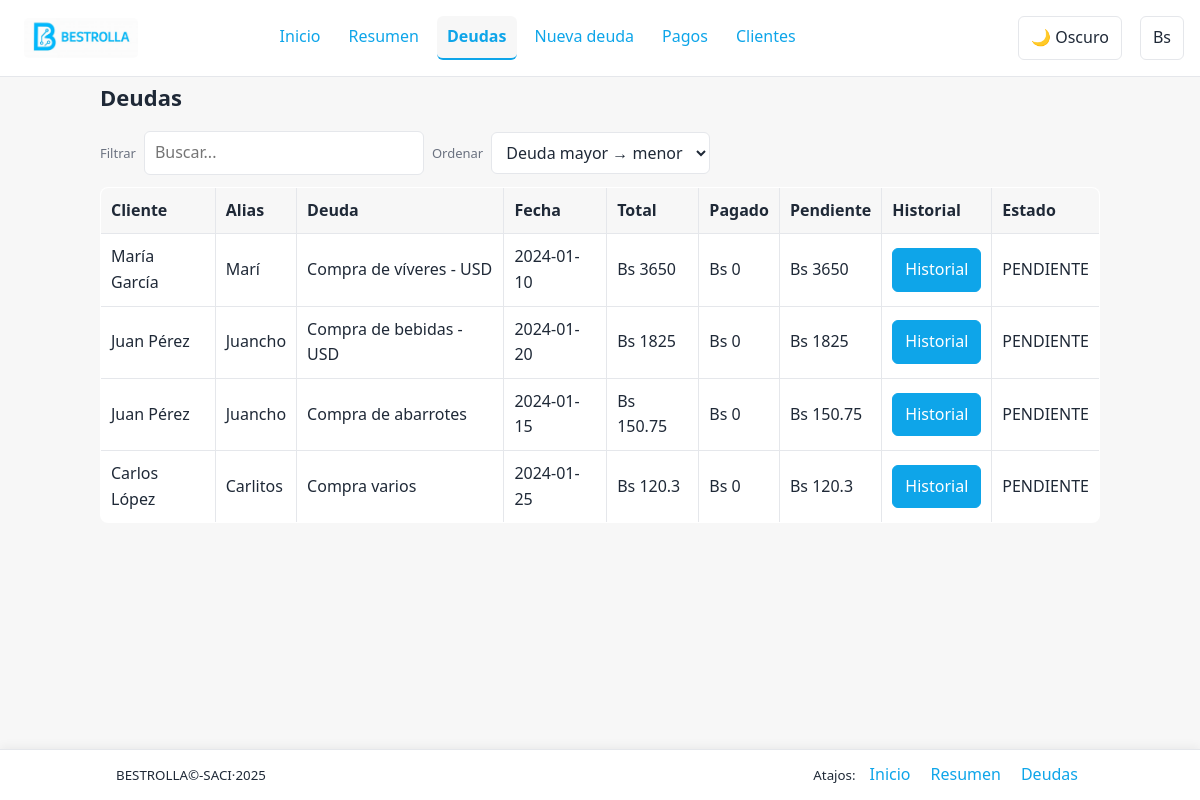
The app's page /index/vista/deudas.php with its own data.
### tables this page shows
CREATE TABLE Clientes (
    id_cliente INT PRIMARY KEY AUTO_INCREMENT,
    nombre VARCHAR(50) NOT NULL,
    apellido VARCHAR(50) NOT NULL,
    alias VARCHAR(50),
    fecha_registro DATE DEFAULT (CURRENT_DATE),
    estado ENUM('ACTIVO', 'INACTIVO') DEFAULT 'ACTIVO'
);

### index/logica/vistas.php (called while the page is built, shortened)
<?php
function listarDeudasPendientes(): array {
    $pdo = db();
    try {
        return $pdo->query('SELECT * FROM VistaDeudasClientes ORDER BY fecha_deuda DESC')->fetchAll();
    } catch (PDOException $e) {
        try {
            return $pdo->query('SELECT
                c.id_cliente,
                d.id_deuda,
                CONCAT(c.nombre, " ", c.apellido) AS nombre_completo,
                c.alias,
                d.descripcion,
                d.fecha_deuda,
                d.moneda,
                d.monto_total,
                d.tasa_dolar_dia,
                d.estado,
                COALESCE(SUM(
                    CASE
                        WHEN pg.moneda="USD" THEN (CASE WHEN d.moneda="USD" THEN pg.monto_pago ELSE pg.monto_pago * COALESCE(pg.tasa_dolar_dia,0) END)
                        ELSE (CASE WHEN d.moneda="USD" THEN (CASE WHEN COALESCE(pg.tasa_dolar_dia,0)>0 THEN pg.monto_pago/COALESCE(pg.tasa_dolar_dia,0) ELSE 0 END) ELSE pg.monto_pago END)
                    END
                ),0) AS total_pagado,
                ROUND(GREATEST(0, (d.monto_total - COALESCE(SUM(
                    CASE
                        WHEN pg.moneda="USD" THEN (CASE WHEN d.moneda="USD" THEN pg.monto_pago ELSE pg.monto_pago * COALESCE(pg.tasa_dolar_dia,0) END)
                        ELSE (CASE WHEN d.moneda="USD" THEN (CASE WHEN COALESCE(pg.tasa_dolar_dia,0)>0 THEN pg.monto_pago/COALESCE(pg.tasa_dolar_dia,0) ELSE 0 END) ELSE pg.monto_pago END)
                    END
                ),0))), 2) AS deuda_pendiente
            FROM Deudas d
            INNER JOIN Clientes c ON c.id_cliente=d.id_cliente
            LEFT JOIN Pagos pg ON pg.id_deuda=d.id_deuda
            GROUP BY c.id_cliente, d.id_deuda, c.nombre, c.apellido, c.alias, d.descripcion, d.fecha_deuda, d.moneda, d.monto_total, d.tasa_dolar_dia, d.estado
            ORDER BY d.fecha_deuda DESC')->fetchAll();
        } catch (PDOException $e2) {
            return [];
        }
    }
}

### index/logica/tasa.php (called while the page is built, shortened)
<?php
function obtenerTasaActual(): ?array {
    $pdo = db();
    try {
        $row = $pdo->query('SELECT * FROM VistaTasaActual')->fetch();
        if ($row) return $row;
    } catch (PDOException $e) {}
    return null;
}
?>

### index/vista/deudas.php (the view, shortened to what this page needs)
<?php
require __DIR__.'/../logica/vistas.php';
require __DIR__.'/../logica/tasa.php';
$deudas = listarDeudasPendientes();
$tasa = obtenerTasaActual();
$tasaActual = (float)($tasa['tasa_bolivares'] ?? 0);
?><!doctype html><html><head><meta charset="utf-8"><title>Deudas</title><link rel="stylesheet" href="assets/css/style.css"><script src="assets/js/main.js" defer></script></head><body>
<?php require __DIR__.'/partials/nav.php'; ?>
<div class="container">
<h1>Deudas</h1>
<div class="toolbar">
<label>Filtrar</label>
<input class="filter-input" data-target="#tbl-deudas" placeholder="Buscar...">
<label>Ordenar</label>
<select class="sort-input" data-target="#tbl-deudas">
  <option value="pend_desc">Deuda mayor → menor</option>
  </select>
</div>
<table id="tbl-deudas" border="1" cellpadding="6">
<tr>
<th>Cliente</th><th>Alias</th><th>Deuda</th><th>Fecha</th><th>Total</th><th>Pagado</th><th>Pendiente</th><th>Historial</th><th>Estado</th>
</tr>
<?php foreach($deudas as $d): ?>
<tr>
<td><?=htmlspecialchars((string)$d['nombre_completo'])?></td>
<td><?=htmlspecialchars((string)$d['alias'])?></td>
<td><?=htmlspecialchars((string)$d['descripcion'])?></td>
<td><?=htmlspecialchars((string)$d['fecha_deuda'])?></td>
<?php $tRow = $tasaActual; $mon = (string)($d['moneda'] ?? 'BS'); $mt = (float)($d['monto_total'] ?? 0); $bsTot = $mon==='USD' ? $mt * $tRow : $mt; $usdTot = $tRow>0 ? ($mon==='USD' ? $mt : $mt/$tRow) : 0; $pag = (float)($d['total_pagado'] ?? 0); $pen = (float)($d['deuda_pendiente'] ?? 0); if ((string)($d['estado'] ?? '') === 'PAGADA') { $pen = 0.0; } if ($pen < 0.005) { $pen = 0.0; } $pagBs = $mon==='USD' ? $pag * $tRow : $pag; $pagUsd = $mon==='USD' ? $pag : ($tRow>0 ? $pag/$tRow : 0); $penBs = max(0, ($mon==='USD' ? $pen * $tRow : $pen)); $penUsd = max(0, ($mon==='USD' ? $pen : ($tRow>0 ? $pen/$tRow : 0))); ?>
<td><span class="amount"><span class="bs"><?= 'Bs ' . htmlspecialchars((string)$bsTot)?></span><span class="usd"><?= '$ ' . htmlspecialchars(number_format((float)$usdTot,2,'.',''))?></span></span></td>
<td><span class="amount"><span class="bs"><?= 'Bs ' . htmlspecialchars((string)$pagBs)?></span><span class="usd"><?= '$ ' . htmlspecialchars(number_format((float)$pagUsd,2,'.',''))?></span></span></td>
<td><span class="amount"><span class="bs"><?= 'Bs ' . htmlspecialchars((string)$penBs)?></span><span class="usd"><?= '$ ' . htmlspecialchars(number_format((float)$penUsd,2,'.',''))?></span></span></td>
<?php $idC = (int)($d['id_cliente'] ?? 0); ?>
<td><button type="button" class="btn-historial" data-id-cliente="<?= $idC ? htmlspecialchars((string)$idC) : '' ?>" <?= $idC ? '' : 'disabled' ?>>Historial</button></td>
<?php $estado = (string)($d['estado'] ?? ''); if ($estado === 'VENCIDA') { $estado = 'PARCIAL'; } ?>
<td><?=htmlspecialchars($estado)?></td>
</tr>
<?php endforeach; ?>
</table>
</div>
<?php require __DIR__.'/partials/footer.php'; ?>
</body></html>

### index/vista/assets/css/style.css (style rules this page uses)
:root { --bg:#f7f7f7;--fg:#1f2937;--muted:#6b7280;--primary:#0ea5e9;--border:#e5e7eb;--surface:#ffffff;--hover:rgba(0,0,0,.03);--ring:rgba(14,165,233,.2) }
* { box-sizing:border-box }
body { font-family:system-ui,Arial,sans-serif;margin:0;background:var(--bg);color:var(--fg);line-height:1.6;padding:80px 24px 80px }
.container { max-width:1000px;margin:0 auto }
h1 { font-size:22px;margin:0 0 16px }
table { width:100%;border-collapse:collapse;background:var(--surface);border:1px solid var(--border);border-radius:8px;overflow:hidden }
th,td { padding:10px;border-bottom:1px solid var(--border);text-align:left }
th { background:var(--hover);font-weight:600 }
label { font-size:13px;color:var(--muted) }
input,select,button { font:inherit }
input,select { padding:8px 10px;border:1px solid var(--border);border-radius:6px;background:var(--surface);color:var(--fg) }
button { padding:8px 12px;border:1px solid var(--primary);background:var(--primary);color:#fff;border-radius:6px;cursor:pointer }
.amount .bs { display:inline }
.filter-input { display:block;margin:8px 0 16px;max-width:280px }
.toolbar { display:flex;gap:8px;align-items:center;flex-wrap:wrap;margin-bottom:12px }
.toolbar .filter-input { margin:0;flex:1 1 260px }
.toolbar label { margin:0 }
.toolbar .sort-input { padding:8px 10px;border:1px solid var(--border);border-radius:6px;background:var(--surface);color:var(--fg) }

### records on screen
clientes: nombre_completo "Carlos López", alias "Carlitos", descripcion "Compra varios", fecha_deuda "2024-01-25", bsTot "120.3", pagBs "0", penBs "120.3", estado "PENDIENTE"
clientes: nombre_completo "Juan Pérez", alias "Juancho", descripcion "Compra de bebidas - USD", fecha_deuda "2024-01-20", bsTot "1825", pagBs "0", penBs "1825", estado "PENDIENTE", descripcion "Compra de abarrotes", fecha_deuda "2024-01-15", bsTot "150.75", penBs "150.75"
clientes: nombre_completo "María García", alias "Marí", descripcion "Compra de víveres - USD", fecha_deuda "2024-01-10", bsTot "3650", pagBs "0", penBs "3650", estado "PENDIENTE"
